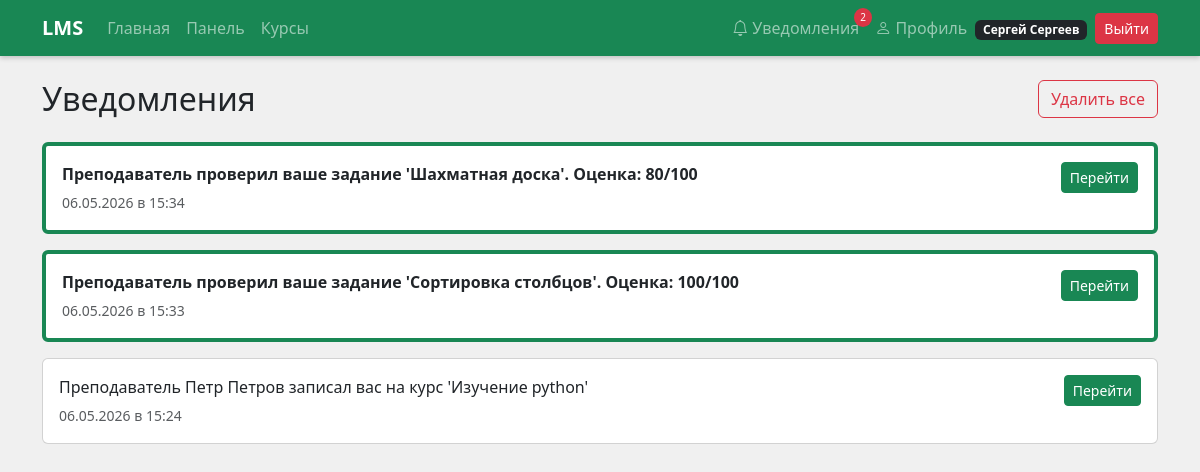
The app's page /notifications (signed in) with its own data.
### data/users.py (models this page shows, shortened)
class User(SqlAlchemyBase, UserMixin):
    __tablename__ = 'users'
    id = sqlalchemy.Column(sqlalchemy.Integer, primary_key=True, autoincrement=True)
    name = sqlalchemy.Column(sqlalchemy.String(100))
    email = sqlalchemy.Column(sqlalchemy.String(120), index=True, unique=True)
    hashed_password = sqlalchemy.Column(sqlalchemy.String(200))
    role = sqlalchemy.Column(sqlalchemy.String(20))
    birth_date = sqlalchemy.Column(sqlalchemy.Date, nullable=True)
    created_date = sqlalchemy.Column(sqlalchemy.DateTime, default=datetime.datetime.now)
    courses = orm.relationship("Course", back_populates="teacher")
    enrollments = orm.relationship("Enrollment", back_populates="student")
    submissions = orm.relationship("Submission", back_populates="student")

### data/notifications.py (models this page shows)
class Notification(SqlAlchemyBase):
    __tablename__ = 'notifications'
    id = sqlalchemy.Column(sqlalchemy.Integer, primary_key=True, autoincrement=True)
    user_id = sqlalchemy.Column(sqlalchemy.Integer, sqlalchemy.ForeignKey("users.id"), nullable=False)
    text = sqlalchemy.Column(sqlalchemy.String(500), nullable=False)
    link = sqlalchemy.Column(sqlalchemy.String(200))
    is_read = sqlalchemy.Column(sqlalchemy.Boolean, default=False)
    created_at = sqlalchemy.Column(sqlalchemy.DateTime, default=datetime.datetime.now)

### notification_routes.py (the view)
    @app.route("/notifications")
    @login_required
    def notifications():
        db_sess = db_session.create_session()
        notifs = db_sess.query(Notification).filter_by(
            user_id=current_user.id
        ).order_by(Notification.created_at.desc()).all()
        notifications_data = []
        for n in notifs:
            notifications_data.append({
                'id': n.id,
                'text': n.text,
                'link': n.link,
                'is_read': n.is_read,
                'created_at': n.created_at
            })
        db_sess.close()
        return render_template("notifications.html", notifications=notifications_data)

### data/db_session.py (called while the page is built)
def create_session() -> Session:
    global __factory
    return __factory()

### main.py (called while the page is built)
@app.context_processor
def inject_now():
    return {'now': datetime.now()}

@app.teardown_appcontext
def shutdown_session(exception=None):
    db_session.create_session().close()

@login_manager.user_loader
def load_user(user_id):
    db_sess = db_session.create_session()
    user = db_sess.get(User, int(user_id))
    db_sess.close()
    return user

### templates/notifications.html (shortened to what this page needs)
{% extends "base.html" %}
{% block content %}
<div class="d-flex justify-content-between align-items-center mb-4">
    <h2 class="mb-0">Уведомления</h2>
    {% if notifications %}
    <a href="/notifications/delete-all" class="btn btn-outline-danger" onclick="return confirm('Удалить все уведомления?')">
        Удалить все
    </a>
    {% endif %}
</div>
{% if notifications %}
    {% for notif in notifications %}
    <div class="card mb-3 {% if not notif.is_read %}border-success border-start border-4{% endif %}">
        <div class="card-body">
            <div class="d-flex justify-content-between align-items-start">
                <div>
                    <p class="mb-1 {% if not notif.is_read %}fw-bold{% endif %}">{{ notif.text }}</p>
                    <small class="text-muted">{{ notif.created_at.strftime('%d.%m.%Y в %H:%M') }}</small>
                </div>
                {% if notif.link %}
                <a href="/notifications/read/{{ notif.id }}" class="btn btn-success btn-sm ms-3">Перейти</a>
                {% else %}
                <a href="/notifications/read/{{ notif.id }}" class="btn btn-outline-secondary btn-sm ms-3">Прочитано</a>
                {% endif %}
            </div>
        </div>
    </div>
    {% endfor %}
{% else %}
    <div class="alert alert-info text-center">У вас нет уведомлений</div>
{% endif %}
{% endblock %}

### templates/base.html (shortened to what this page needs)
<!DOCTYPE html>
<html>
<head>
    <link href="https://cdn.jsdelivr.net/npm/bootstrap@5.3.0/dist/css/bootstrap.min.css" rel="stylesheet">
    <link rel="stylesheet" href="https://cdn.jsdelivr.net/npm/bootstrap-icons@1.11.0/font/bootstrap-icons.css">
    <link rel="stylesheet" href="{{ url_for('static', filename='style.css') }}">
</head>
<body>
    <nav class="navbar navbar-expand-lg navbar-dark bg-success">
        <div class="container">
            <a href="/" class="navbar-brand fw-bold">LMS</a>
            <div class="collapse navbar-collapse" id="navbarNav">
                <ul class="navbar-nav me-auto">
                    <li class="nav-item"><a href="/" class="nav-link">Главная</a></li>
                    {% if current_user.is_authenticated %}
                        <li class="nav-item"><a href="/dashboard" class="nav-link">Панель</a></li>
                        {% if current_user.role == "student" %}
                            <li class="nav-item"><a href="/courses" class="nav-link">Курсы</a></li>
                        {% endif %}
                    {% endif %}
                </ul>
                <ul class="navbar-nav ms-auto align-items-center">
                    {% if current_user.is_authenticated %}
                        <li class="nav-item position-relative">
                            <a href="/notifications" class="nav-link">
                                <i class="bi bi-bell"></i> Уведомления
                                <span id="notif-count" style="display: none; position: absolute; top: 0; right: -5px; background: #dc3545; color: white; border-radius: 50%; padding: 2px 6px; font-size: 10px; min-width: 18px; text-align: center;">0</span>
                            </a>
                        </li>
                        <li class="nav-item">
                            <a href="/profile" class="nav-link">
                                <i class="bi bi-person"></i> Профиль
                            </a>
                        </li>
                        <li class="nav-item">
                            <span class="badge bg-dark me-2">{{ current_user.name }}</span>
                        </li>
                        <li class="nav-item">
                            <a href="/logout" class="btn btn-danger btn-sm">Выйти</a>
                        </li>
                    {% else %}
                        {% if not hide_nav_auth %}
                            <li class="nav-item"><a href="/login" class="btn btn-outline-light me-2">Вход</a></li>
                            <li class="nav-item"><a href="/register" class="btn btn-light">Регистрация</a></li>
                        {% endif %}
                    {% endif %}
                </ul>
            </div>
        </div>
    </nav>
    <div class="container mt-4">
        {% block content %}{% endblock %}
    </div>
</body>
</html>

### static/style.css (style rules this page uses)
body { background: #f0f0f0; }
.navbar { box-shadow: 0 2px 5px rgba(0,0,0,0.2); }

### records on screen
User: name "Сергей Сергеев"
Notification: text "Преподаватель проверил ваше задание 'Шахматная доска'. Оценка: 80/100", created_at "06.05.2026 в 15:34"
Notification: text "Преподаватель проверил ваше задание 'Сортировка столбцов'. Оценка: 100/100", created_at "06.05.2026 в 15:33"
Notification: text "Преподаватель Петр Петров записал вас на курс 'Изучение python'", created_at "06.05.2026 в 15:24"
